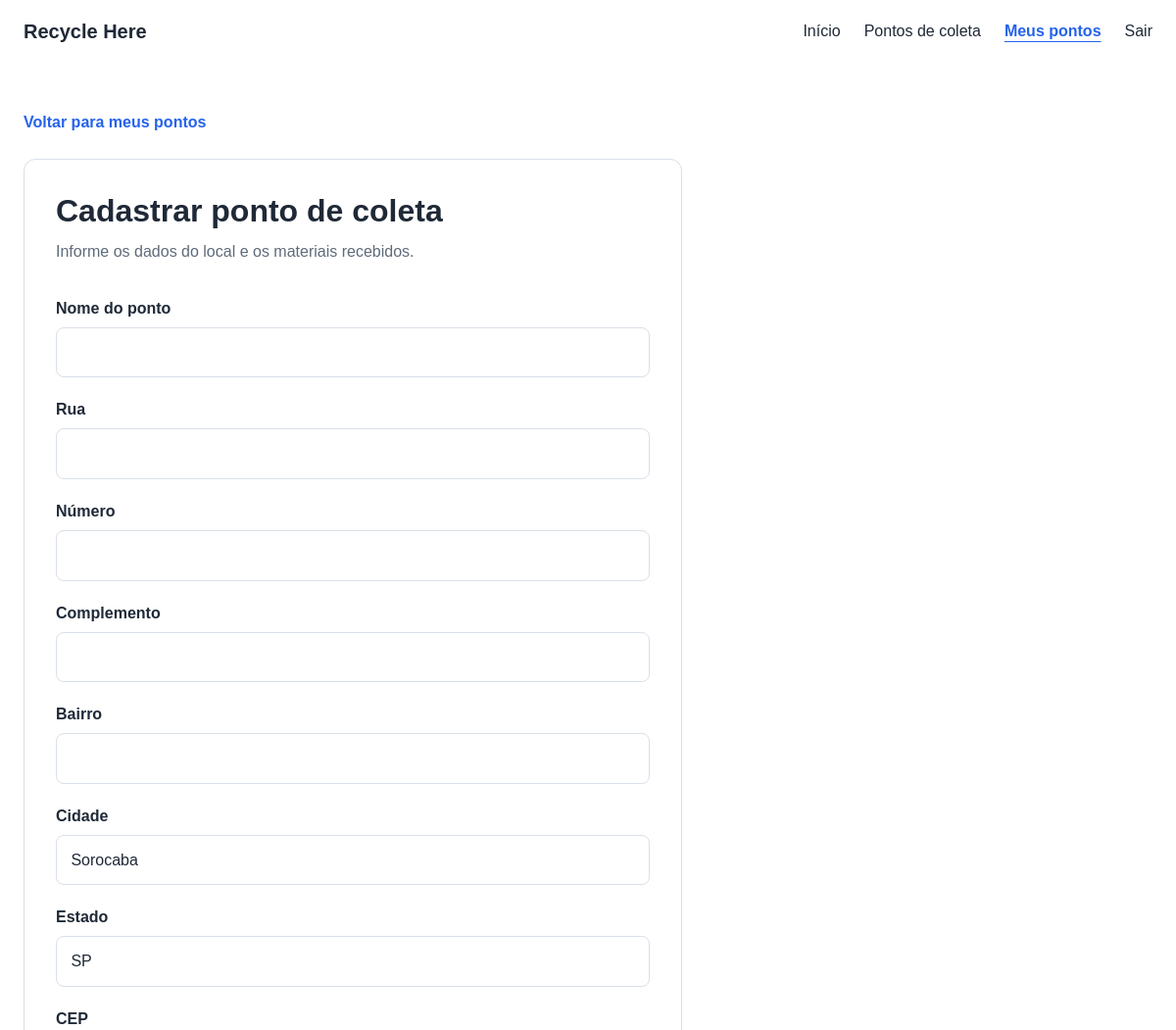
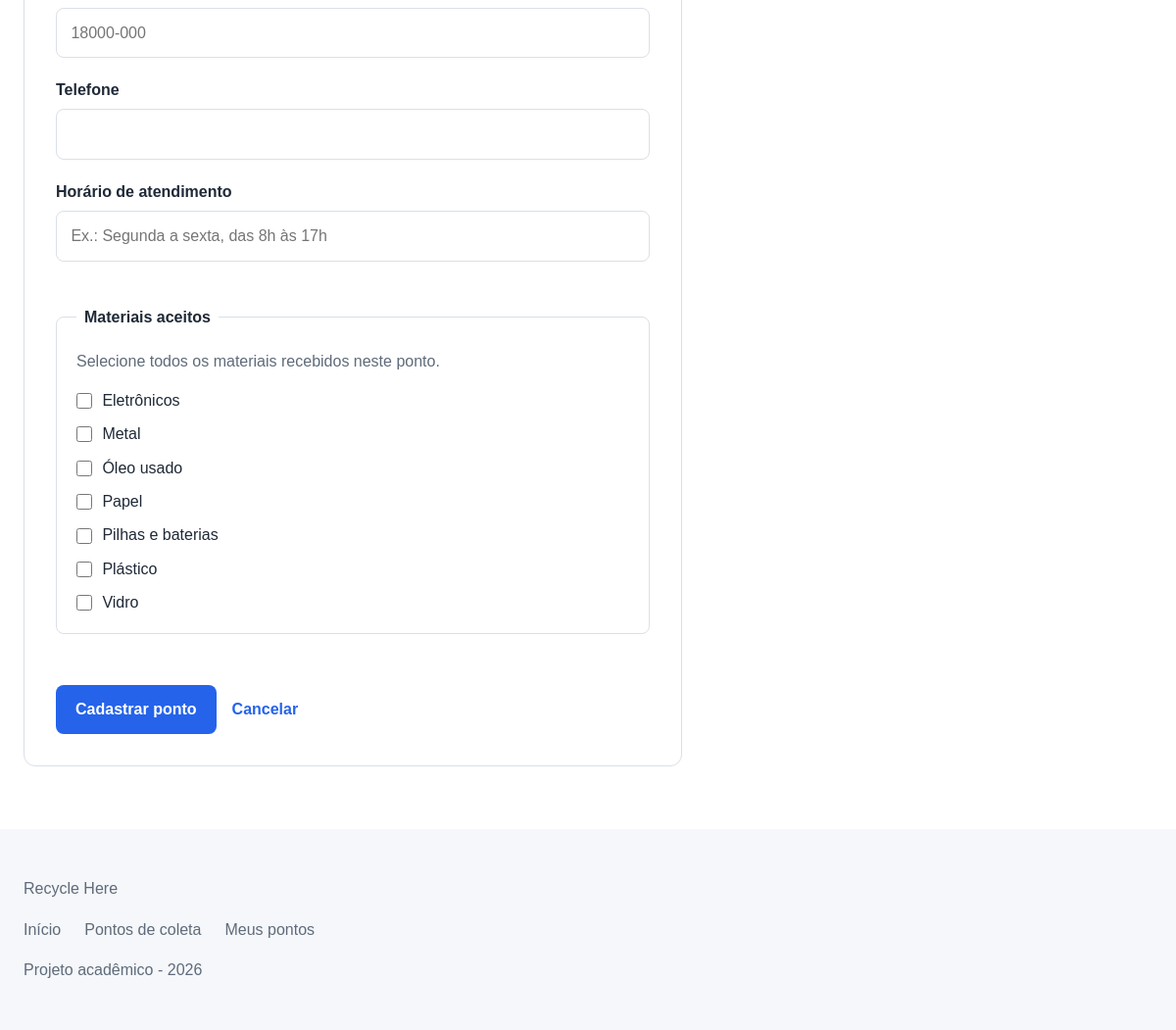
The page /empresa/pontos/novo (signed in) on the database its author committed (2 pictures, top to bottom).
### tables this page shows
CREATE TABLE IF NOT EXISTS materials (
    id INT UNSIGNED AUTO_INCREMENT PRIMARY KEY,
    name VARCHAR(80) NOT NULL UNIQUE,
    slug VARCHAR(80) NOT NULL UNIQUE,
    description VARCHAR(255) NULL,
    active BOOLEAN NOT NULL DEFAULT TRUE,
    created_at TIMESTAMP NOT NULL DEFAULT CURRENT_TIMESTAMP,
    updated_at TIMESTAMP NOT NULL DEFAULT CURRENT_TIMESTAMP ON UPDATE CURRENT_TIMESTAMP
);

### app/Views/company/points/create.php (the view, shortened to what the rows shown need)
<?php
$old =
    $old ?? [];
$materials =
    $materials ?? [];
$selectedMaterials =
    $old['materials'] ?? [];
?>
<!DOCTYPE html>
<html lang="pt-BR">
<head>
    <link
        rel="stylesheet"
        href="/assets/css/style.css"
    >
</head>
<body>
    <header class="site-header">
        <a
            class="logo"
            href="/"
        >
            Recycle Here
        </a>
        <nav
            class="site-nav"
            id="main-navigation"
            aria-label="Navegação da área da empresa"
        >
            <ul class="nav-list">
                <li>
                    <a href="/">
                        Início
                    </a>
                </li>
                <li>
                    <a href="/pontos">
                        Pontos de coleta
                    </a>
                </li>
                <li>
                    <a
                        href="/empresa/pontos"
                        aria-current="page"
                    >
                        Meus pontos
                    </a>
                </li>
                <li>
                    <form
                        class="nav-logout-form"
                        action="/logout"
                        method="post"
                    >
                        <button
                            class="nav-logout-button"
                            type="submit"
                        >
                            Sair
                        </button>
                    </form>
                </li>
            </ul>
        </nav>
    </header>
    <main class="form-page">
        <a
            class="back-link"
            href="/empresa/pontos"
        >
            Voltar para meus pontos
        </a>
        <section
            class="form-section"
            aria-labelledby="new-point-title"
        >
            <header class="section-header">
                <h1 id="new-point-title">
                    Cadastrar ponto de coleta
                </h1>
                <p>
                    Informe os dados do local
                    e os materiais recebidos.
                </p>
            </header>
            <form
                action="/empresa/pontos"
                method="post"
            >
                <div class="form-group">
                    <label for="name">
                        Nome do ponto
                    </label>
                    <input
                        type="text"
                        id="name"
                        name="name"
                        maxlength="150"
                        value="<?= htmlspecialchars(
                            (string) ($old['name'] ?? ''),
                            ENT_QUOTES,
                            'UTF-8'
                        ) ?>"
                        required
                    >
                </div>
                <div class="form-group">
                    <label for="street">
                        Rua
                    </label>
                    <input
                        type="text"
                        id="street"
                        name="street"
                        maxlength="180"
                        value="<?= htmlspecialchars(
                            (string) ($old['street'] ?? ''),
                            ENT_QUOTES,
                            'UTF-8'
                        ) ?>"
                        required
                    >
                </div>
                <div class="form-group">
                    <label for="number">
                        Número
                    </label>
                    <input
                        type="text"
                        id="number"
                        name="number"
                        maxlength="20"
                        value="<?= htmlspecialchars(
                            (string) ($old['number'] ?? ''),
                            ENT_QUOTES,
                            'UTF-8'
                        ) ?>"
                        required
                    >
                </div>
                <div class="form-group">
                    <label for="complement">
                        Complemento
                    </label>
                    <input
                        type="text"
                        id="complement"
                        name="complement"
                        maxlength="100"
                        value="<?= htmlspecialchars(
                            (string) ($old['complement'] ?? ''),
                            ENT_QUOTES,
                            'UTF-8'
                        ) ?>"
                    >
                </div>
                <div class="form-group">
                    <label for="neighborhood">
                        Bairro
                    </label>
                    <input
                        type="text"
                        id="neighborhood"
                        name="neighborhood"
                        maxlength="100"
                        value="<?= htmlspecialchars(
                            (string) ($old['neighborhood'] ?? ''),
                            ENT_QUOTES,
                            'UTF-8'
                        ) ?>"
                        required
                    >
                </div>
                <div class="form-group">
                    <label for="city">
                        Cidade
                    </label>
                    <input
                        type="text"
                        id="city"
                        name="city"
                        maxlength="100"
                        value="<?= htmlspecialchars(
                            (string) ($old['city'] ?? 'Sorocaba'),
                            ENT_QUOTES,
                            'UTF-8'
                        ) ?>"
                        required
                    >
                </div>
                <div class="form-group">
                    <label for="state">
                        Estado
                    </label>
                    <input
                        type="text"
                        id="state"
                        name="state"
                        maxlength="2"
                        value="<?= htmlspecialchars(
                            (string) ($old['state'] ?? 'SP'),
                            ENT_QUOTES,
                            'UTF-8'
                        ) ?>"
                        required
                    >
                </div>
                <div class="form-group">
                    <label for="zip_code">
                        CEP
                    </label>
                    <input
                        type="text"
                        id="zip_code"
                        name="zip_code"
                        inputmode="numeric"
                        maxlength="9"
                        placeholder="18000-000"
                        value="<?= htmlspecialchars(
                            (string) ($old['zip_code'] ?? ''),
                            ENT_QUOTES,
                            'UTF-8'
                        ) ?>"
                    >
                </div>
                <div class="form-group">
                    <label for="phone">
                        Telefone
                    </label>
                    <input
                        type="tel"
                        id="phone"
                        name="phone"
                        maxlength="15"
                        value="<?= htmlspecialchars(
                            (string) ($old['phone'] ?? ''),
                            ENT_QUOTES,
                            'UTF-8'
                        ) ?>"
                    >
                </div>
                <div class="form-group">
                    <label for="opening_hours">
                        Horário de atendimento
                    </label>
                    <input
                        type="text"
                        id="opening_hours"
                        name="opening_hours"
                        maxlength="255"
                        placeholder="Ex.: Segunda a sexta, das 8h às 17h"
                        value="<?= htmlspecialchars(
                            (string) ($old['opening_hours'] ?? ''),
                            ENT_QUOTES,
                            'UTF-8'
                        ) ?>"
                        required
                    >
                </div>
                <fieldset class="materials-fieldset">
                    <legend>
                        Materiais aceitos
                    </legend>
                    <p>
                        Selecione todos os materiais
                        recebidos neste ponto.
                    </p>
                    <div class="checkbox-grid">
                        <?php foreach ($materials as $material): ?>
                            <label class="checkbox-option">
                                <input
                                    type="checkbox"
                                    name="materials[]"
                                    value="<?= (int) $material->id ?>"
                                    <?= in_array(
                                        (int) $material->id,
                                        $selectedMaterials,
                                        true
                                    )
                                        ? 'checked'
                                        : ''
                                    ?>
                                >
                                <span>
                                    <?= htmlspecialchars(
                                        $material->name,
                                        ENT_QUOTES,
                                        'UTF-8'
                                    ) ?>
                                </span>
                            </label>
                        <?php endforeach; ?>
                    </div>
                </fieldset>
                <div class="form-actions">
                    <button
                        class="button-primary"
                        type="submit"
                    >
                        Cadastrar ponto
                    </button>
                    <a
                        class="back-link"
                        href="/empresa/pontos"
                    >
                        Cancelar
                    </a>
                </div>
            </form>
        </section>
    </main>
    <footer class="site-footer">
        <p>
            Recycle Here
        </p>
        <nav
            aria-label="Navegação do rodapé"
        >
            <ul class="footer-nav">
                <li>
                    <a href="/">
                        Início
                    </a>
                </li>
                <li>
                    <a href="/pontos">
                        Pontos de coleta
                    </a>
                </li>
                <li>
                    <a href="/empresa/pontos">
                        Meus pontos
                    </a>
                </li>
            </ul>
        </nav>
        <p>
            Projeto acadêmico - 2026
        </p>
    </footer>
</body>
</html>

### app/Core/Router.php (shortened to what the rows shown need)
<?php
final class Router
{
    private array $routes = [];
    private function add(
        string $method,
        string $path,
        array|Closure $handler
    ): void {
        $this->routes[] = [
            'method' => $method,
            'path' => $path,
            'handler' => $handler,
        ];
    }
    public function dispatch(
        Request $request
    ): void {
        foreach ($this->routes as $route) {
            if (
                $route['method']
                !==
                $request->method()
            ) {
                continue;
            }
            $pattern =
                $this->createPattern(
                    $route['path']
                );
            if (
                !preg_match(
                    $pattern,
                    $request->path(),
                    $matches
                )
            ) {
                continue;
            }
            $parameters = [];
            $this->execute(
                $route['handler'],
                $request,
                $parameters
            );
            return;
        }
    }
    private function createPattern(
        string $path
    ): string {
        $pattern = preg_replace(
            '/\{([a-zA-Z_][a-zA-Z0-9_]*)\}/',
            '(?P<$1>[^/]+)',
            $path
        );
        return '#^' . $pattern . '$#';
    }
    private function execute(
        array|Closure $handler,
        Request $request,
        array $parameters
    ): void {
        [$controllerClass, $method] =
            $handler;
        $controller =
            new $controllerClass();
        $controller->{$method}(
            $request,
            ...$parameters
        );
    }
}

### rows shown on the page
materials: name "Eletrônicos"
materials: name "Metal"
materials: name "Óleo usado"
materials: name "Papel"
materials: name "Pilhas e baterias"
materials: name "Plástico"
materials: name "Vidro"
